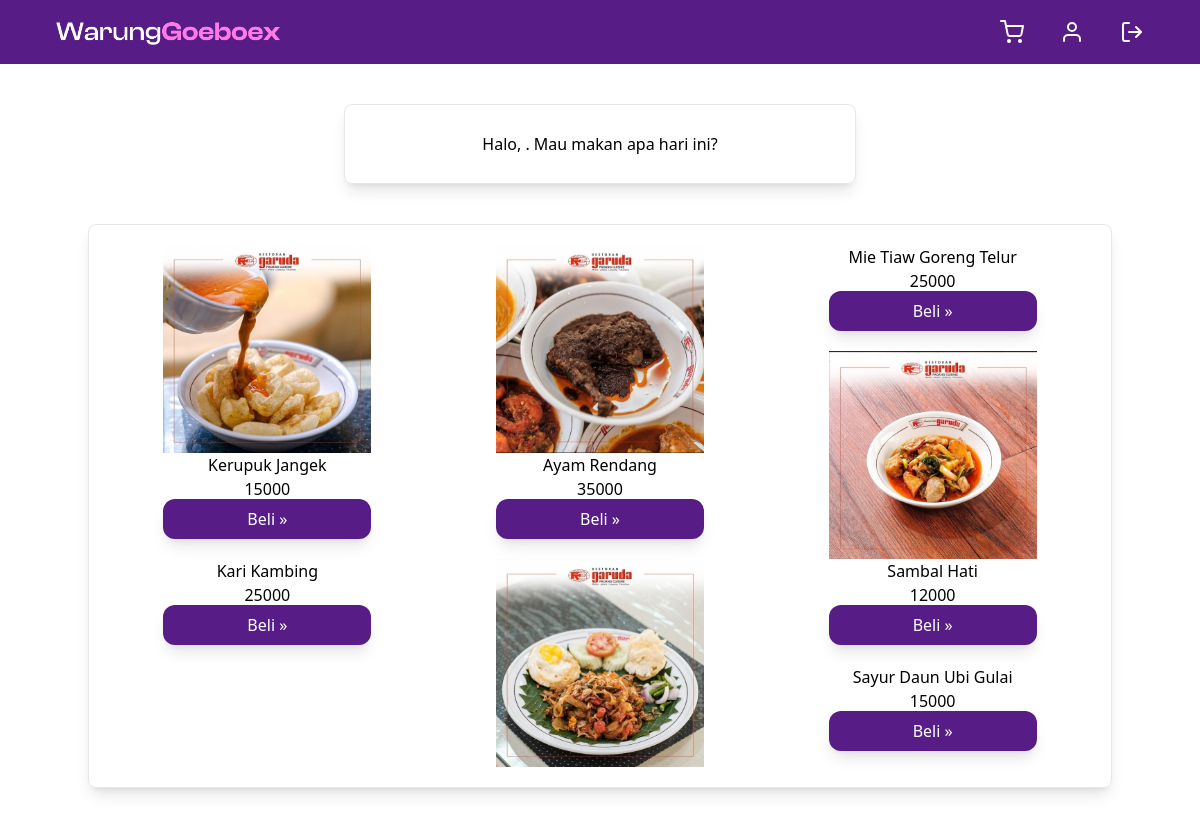
The app's page /home.php with its own data.
### tables this page shows
CREATE TABLE `dbmenu` (
  `id` int(11) NOT NULL,
  `nama_menu` varchar(50) NOT NULL,
  `harga_menu` int(11) NOT NULL,
  `gambar` varchar(255) NOT NULL
);

### home.php (the view, shortened to what this page needs)
    <?php
include "koneksi.php";
	?>
<!DOCTYPE html>
<html lang="en">
<head>
    <link rel="stylesheet" href="style.css">
    <script src="https://cdn.tailwindcss.com"></script>
</head>
<body>
    <nav class="max-w-full h-16 bg-purple-900 flex items-center justify-between px-14">
        <div class=""><a href=""><img src="asset/logo.png" alt="" class="w-56"></a></div>
        <div class="flex justify-between w-36">
        <a href="cart.php" class="text-white"><i data-feather="shopping-cart"></i></a>
        <a href="customer/profilecust.php" class="text-white"><i data-feather="user"></i></a>
        <a href="logout.php" class="text-white"><i data-feather="log-out"></i></a>
        </div>
    </nav>
    <div class="container shadow-lg border rounded-lg max-w-lg h-20 mx-auto mt-10 flex items-center justify-center">
    <p class="">Halo, <span class="font-semibold"><?php echo $_SESSION['nama']; ?></span>. Mau makan apa hari ini?</p>
    </div>
    <form action="checkbox_process.php" method="get">
    <div class="max-w-5xl mx-auto border rounded-lg shadow-lg p-5 mt-10 columns-3 mb-10">
        <div class="w-52 h-52 bg-cover mx-auto">
            <center>
            <?php
                    $sql = mysqli_query($koneksi, "SELECT * FROM dbmenu ORDER BY id DESC limit 6");
                    while($data = mysqli_fetch_array($sql)){
                    ?>
                    <div class=""><img src="<?php echo $data['gambar']; ?>" alt=""></div>
                    <div class="">
                <h3 class=""><?php echo $data['nama_menu']; ?></h3>
                <p><?php echo $data['harga_menu']; ?></p>
                <a href="addtocart.php?id=<?php echo $data['id'];?>" class="my-5 px-5 py-2 rounded-xl bg-purple-900 text-white shadow-lg hover:bg-purple-600 block mx-auto hover:transition transition -mt-0.5">Beli &raquo;</a>
                <?php
              }?>
                    </div>
            </center>
        </div>
    </div>
    </form>
</body>
</html>

### style.css (style rules this page uses)
html { line-height: 1.5; -webkit-text-size-adjust: 100%; -moz-tab-size: 4; -o-tab-size: 4; tab-size: 4; font-family: ui-sans-serif, system-ui, -apple-system, BlinkMacSystemFont, "Segoe UI", Roboto, "Helvetica Neue", Arial, "Noto Sans", sans-serif, "Apple Color Emoji", "Segoe UI Emoji", "Segoe UI Symbol", "Noto Color Emoji"; font-feature-settings: normal; font-variation-settings: normal; }
body { margin: 0; line-height: inherit; }
h1, h2, h3, h4, h5, h6 { font-size: inherit; font-weight: inherit; }
a { color: inherit; text-decoration: inherit; }
blockquote, dl, dd, h1, h2, h3, h4, h5, h6, hr, figure, p, pre { margin: 0; }
img, svg, video, canvas, audio, iframe, embed, object { display: block; vertical-align: middle; }
img, video { max-width: 100%; height: auto; }

### records on screen
dbmenu: gambar (picture), nama_menu "Kerupuk Jangek", harga_menu "15000"
dbmenu: nama_menu "Kari Kambing", harga_menu "25000"
dbmenu: gambar (picture), nama_menu "Ayam Rendang", harga_menu "35000"
dbmenu: gambar (picture), nama_menu "Mie Tiaw Goreng Telur", harga_menu "25000"
dbmenu: gambar (picture), nama_menu "Sambal Hati", harga_menu "12000"
dbmenu: nama_menu "Sayur Daun Ubi Gulai", harga_menu "15000"
